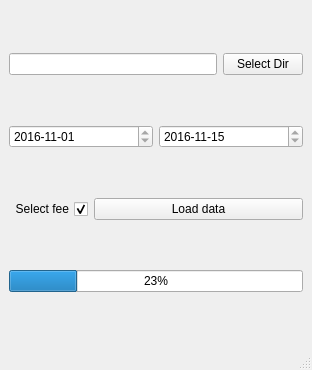
<?xml version="1.0" encoding="UTF-8"?>
<ui version="4.0">
 <class>MainWindow</class>
 <widget class="QMainWindow" name="MainWindow">
  <property name="geometry">
   <rect>
    <x>0</x>
    <y>0</y>
    <width>312</width>
    <height>370</height>
   </rect>
  </property>
  <property name="windowTitle">
   <string>MainWindow</string>
  </property>
  <widget class="QWidget" name="centralwidget">
   <layout class="QVBoxLayout" name="verticalLayout">
    <item>
     <layout class="QHBoxLayout" name="horizontalLayout">
      <item>
       <widget class="QLineEdit" name="le_dir"/>
      </item>
      <item>
       <widget class="QPushButton" name="btn_select_dir">
        <property name="text">
         <string>Select Dir</string>
        </property>
        <property name="autoDefault">
         <bool>false</bool>
        </property>
        <property name="default">
         <bool>false</bool>
        </property>
        <property name="flat">
         <bool>false</bool>
        </property>
       </widget>
      </item>
     </layout>
    </item>
    <item>
     <layout class="QHBoxLayout" name="horizontalLayout_2">
      <item>
       <widget class="QDateEdit" name="dateEdit">
        <property name="minimumDateTime">
         <datetime>
          <hour>0</hour>
          <minute>0</minute>
          <second>0</second>
          <year>2016</year>
          <month>11</month>
          <day>1</day>
         </datetime>
        </property>
        <property name="maximumDate">
         <date>
          <year>2016</year>
          <month>11</month>
          <day>15</day>
         </date>
        </property>
        <property name="minimumDate">
         <date>
          <year>2016</year>
          <month>11</month>
          <day>1</day>
         </date>
        </property>
        <property name="displayFormat">
         <string>yyyy-M-dd</string>
        </property>
       </widget>
      </item>
      <item>
       <widget class="QDateEdit" name="dateEdit_2">
        <property name="maximumDate">
         <date>
          <year>2016</year>
          <month>11</month>
          <day>15</day>
         </date>
        </property>
        <property name="minimumDate">
         <date>
          <year>2016</year>
          <month>11</month>
          <day>1</day>
         </date>
        </property>
        <property name="displayFormat">
         <string>yyyy-M-dd</string>
        </property>
        <property name="date">
         <date>
          <year>2016</year>
          <month>11</month>
          <day>15</day>
         </date>
        </property>
       </widget>
      </item>
     </layout>
    </item>
    <item>
     <layout class="QHBoxLayout" name="horizontalLayout_3">
      <item>
       <widget class="QCheckBox" name="cbox_fee">
        <property name="sizePolicy">
         <sizepolicy hsizetype="Fixed" vsizetype="Fixed">
          <horstretch>0</horstretch>
          <verstretch>0</verstretch>
         </sizepolicy>
        </property>
        <property name="layoutDirection">
         <enum>Qt::RightToLeft</enum>
        </property>
        <property name="text">
         <string>Select fee</string>
        </property>
        <property name="checked">
         <bool>true</bool>
        </property>
       </widget>
      </item>
      <item>
       <widget class="QPushButton" name="btn_load_data">
        <property name="text">
         <string>Load data</string>
        </property>
       </widget>
      </item>
     </layout>
    </item>
    <item>
     <widget class="QProgressBar" name="progressBar">
      <property name="minimum">
       <number>1</number>
      </property>
      <property name="value">
       <number>24</number>
      </property>
     </widget>
    </item>
   </layout>
  </widget>
  <widget class="QMenuBar" name="menubar">
   <property name="geometry">
    <rect>
     <x>0</x>
     <y>0</y>
     <width>312</width>
     <height>22</height>
    </rect>
   </property>
  </widget>
  <widget class="QStatusBar" name="statusbar"/>
 </widget>
 <resources/>
 <connections/>
</ui>
